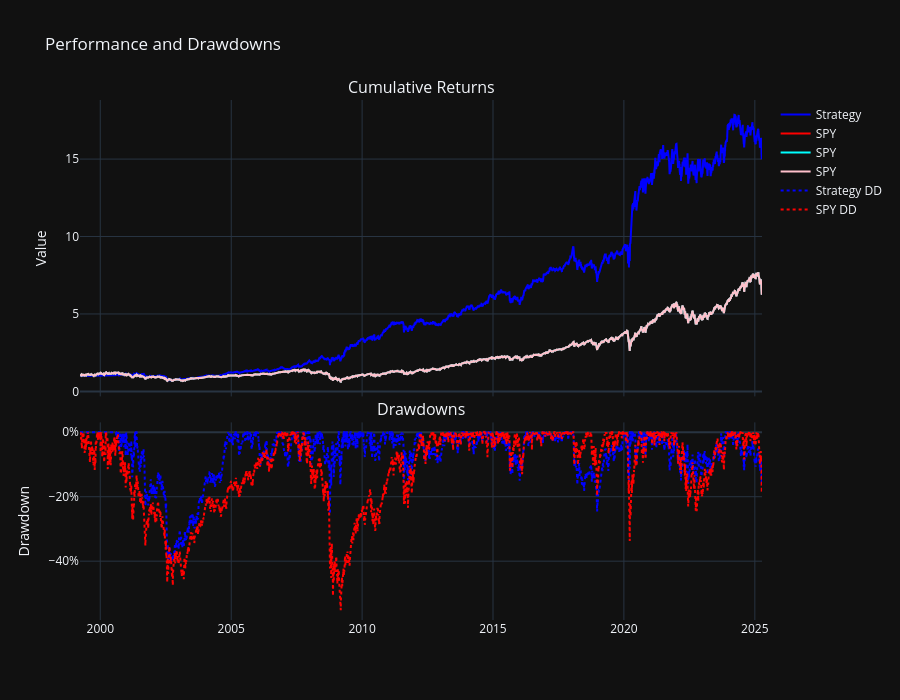

Source (notebook cell):
### Code cell
strat = strat.squeeze()
SPYy = SPYy.squeeze()

# === Calculate Drawdowns ===
strat_dd = (strat / strat.cummax()) - 1
spy_dd = (SPYy / SPYy.cummax()) - 1

# === Create subplots ===

fig = make_subplots(
    rows=2, cols=1, shared_xaxes=True,
    subplot_titles=("Cumulative Returns", "Drawdowns"),
    row_heights=[0.6, 0.4], vertical_spacing=0.05
)

# --- Cumulative Returns Plot ---
fig.add_trace(go.Scatter(x=strat.index, y=strat, name="Strategy", line=dict(color='blue')), row=1, col=1)
fig.add_trace(go.Scatter(x=SPYy.index, y=SPYy, name="SPY", line=dict(color='red')), row=1, col=1)
fig.add_trace(go.Scatter(x=SPYy.index, y=SPYy, name="SPY", line=dict(color='cyan')), row=1, col=1)
fig.add_trace(go.Scatter(x=SPYy.index, y=SPYy, name="SPY", line=dict(color='pink')), row=1, col=1)

# --- Drawdowns Plot ---
fig.add_trace(go.Scatter(x=strat_dd.index, y=strat_dd, name="Strategy DD", line=dict(color='blue', dash='dot')), row=2, col=1)
fig.add_trace(go.Scatter(x=spy_dd.index, y=spy_dd, name="SPY DD", line=dict(color='red', dash='dot')), row=2, col=1)

# === Layout ===
fig.update_layout(
    template="plotly_dark",
    height=700,
    title="Performance and Drawdowns",
    yaxis1_title="Value",
    yaxis2_title="Drawdown",
)

# Drawdowns shown as % (e.g., -30%)
fig.update_yaxes(tickformat=".0%", row=2, col=1)
#fig.update_yaxes(type='log')

fig.show()

### Figure 1 — Plotly figure (JSON) as saved in the notebook; plotly's stock layout.template omitted (floating-point values rounded to 4 significant figures; data arrays with more than 128 entries replaced by an {"elided": "..."} marker saying what was removed)
{"data": [{"line": {"color": "blue"}, "name": "Strategy", "type": "scatter", "x": {"elided": "6555 str values"}, "xaxis": "x", "y": {"elided": "6555 float values"}, "yaxis": "y"}, {"line": {"color": "red"}, "name": "SPY", "type": "scatter", "x": {"elided": "6555 str values"}, "xaxis": "x", "y": {"elided": "6555 float values"}, "yaxis": "y"}, {"line": {"color": "cyan"}, "name": "SPY", "type": "scatter", "x": {"elided": "6555 str values"}, "xaxis": "x", "y": {"elided": "6555 float values"}, "yaxis": "y"}, {"line": {"color": "pink"}, "name": "SPY", "type": "scatter", "x": {"elided": "6555 str values"}, "xaxis": "x", "y": {"elided": "6555 float values"}, "yaxis": "y"}, {"line": {"color": "blue", "dash": "dot"}, "name": "Strategy DD", "type": "scatter", "x": {"elided": "6555 str values"}, "xaxis": "x2", "y": {"elided": "6555 float values"}, "yaxis": "y2"}, {"line": {"color": "red", "dash": "dot"}, "name": "SPY DD", "type": "scatter", "x": {"elided": "6555 str values"}, "xaxis": "x2", "y": {"elided": "6555 float values"}, "yaxis": "y2"}], "layout": {"annotations": [{"font": {"size": 16}, "showarrow": false, "text": "Cumulative Returns", "x": 0.5, "xanchor": "center", "xref": "paper", "y": 1, "yanchor": "bottom", "yref": "paper"}, {"font": {"size": 16}, "showarrow": false, "text": "Drawdowns", "x": 0.5, "xanchor": "center", "xref": "paper", "y": 0.38, "yanchor": "bottom", "yref": "paper"}], "height": 700, "title": {"text": "Performance and Drawdowns"}, "xaxis": {"anchor": "y", "domain": [0, 1], "matches": "x2", "showticklabels": false}, "xaxis2": {"anchor": "y2", "domain": [0, 1]}, "yaxis": {"anchor": "x", "domain": [0.43, 1], "title": {"text": "Value"}}, "yaxis2": {"anchor": "x2", "domain": [0, 0.38], "tickformat": ".0%", "title": {"text": "Drawdown"}}}}
